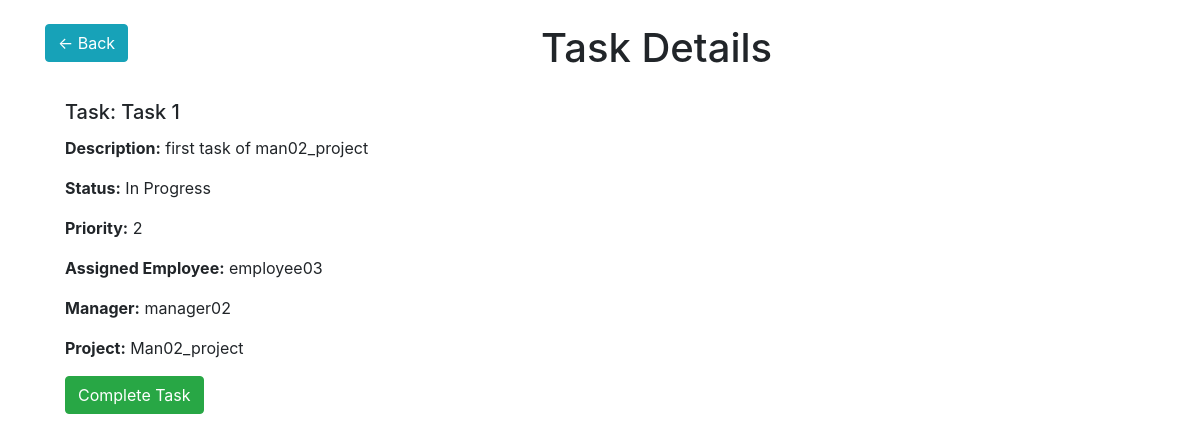
/employee/task/7/, run on the app's committed database.
### manager/models.py (models this page shows, shortened)
class Task(models.Model):
    STATUS_CHOICES = [
        ('Pending', 'Pending'),
        ('In Progress', 'In Progress'),
        ('Completed', 'Completed'),
    ]
    PRIORITY_CHOICES = [
        ('0', '0'),
        ('1', '1'),
        ('2', '2'),
        ('3', '3'),
        ('4', '4'),
    ]
    task_name = models.CharField(max_length=50,unique=True)
    task_desc = models.CharField(max_length=100)
    task_status = models.CharField(max_length=20, choices=STATUS_CHOICES, default='Pending')
    task_priority = models.CharField(max_length=20, choices=PRIORITY_CHOICES, default='2')
    employee = models.ForeignKey('accounts.CustomUser', on_delete=models.CASCADE, related_name='assigned_tasks',limit_choices_to={'is_manager': False})
    manager = models.ForeignKey('accounts.CustomUser', on_delete=models.CASCADE, related_name='managed_tasks', limit_choices_to={'is_manager': True})
    project = models.ForeignKey(Project, on_delete=models.CASCADE)

class Project(models.Model):
    STATUS_CHOICES = [
        ('In Progress', 'In Progress'),
        ('Completed', 'Completed'),
    ]
    id = models.AutoField(primary_key=True)
    name = models.CharField(max_length=255, unique=True)
    description = models.TextField()
    project_status = models.CharField(max_length=20, choices=STATUS_CHOICES, default='In Progress')
    manager = models.ForeignKey('accounts.CustomUser', on_delete=models.CASCADE, related_name='projects_created')
    document = models.FileField(upload_to=upload_location, null=True, blank=True)
    def __str__(self):
        return self.name

### accounts/models.py (models this page shows)
class CustomUser(AbstractUser):
    phone = models.CharField(max_length=10, blank=True, null=True)
    experience = models.DecimalField(max_digits=19, decimal_places=2, blank=True, null=True)
    is_manager = models.BooleanField()
    is_allocated=models.BooleanField(default=False)
    skills = models.JSONField(default=dict)
    project = models.ForeignKey('manager.Project', on_delete=models.SET_NULL, null=True, blank=True)

### employee/views.py (the view)
# urls.py: path('task/<int:task_id>/', task_details, name='task_detail'),
def task_details(request, task_id):
    task = get_object_or_404(Task, pk=task_id)
    return render(request, 'task_details.html', {'task': task})

### employee/templates/task_details.html (shortened to what this page needs)
<!DOCTYPE html>
<html lang="en">
<head>
  <link href="https://stackpath.bootstrapcdn.com/bootstrap/4.5.2/css/bootstrap.min.css" rel="stylesheet">
</head>
<body>
  <div class="container mt-4">
    <div class="row">
        <div class="col-auto">
            <a href="{% url "employee-home" %}" class="btn btn-info">&larr; Back</a>
        </div>
        <div class="col text-center">
            <h1>Task Details</h1>
        </div>
    </div>
        <div class="card-body">
            <h5 class="card-title">Task: {{ task.task_name }}</h5>
            <p class="card-text"><strong>Description:</strong> {{ task.task_desc }}</p>
            <p class="card-text"><strong>Status:</strong> {{ task.get_task_status_display }}</p>
            <p class="card-text"><strong>Priority:</strong> {{ task.get_task_priority_display }}</p>
            <p class="card-text"><strong>Assigned Employee:</strong> {{ task.employee }}</p>
            <p class="card-text"><strong>Manager:</strong> {{ task.manager }}</p>
            <p class="card-text"><strong>Project:</strong> {{ task.project }}</p>
            {% if task.task_status == 'Pending' %}
                <a href="#" class="btn btn-primary" onclick="showConfirmationModal('{% url 'start_task' task.id %}')">Start Task</a>
            {% elif task.task_status == 'In Progress' %}
                <a href="#" class="btn btn-success" onclick="showConfirmationModal('{% url 'complete_task' task.id %}')">Complete Task</a>
            {% endif %}
        </div>
    </div>
</body>
</html>

### data on the page
Task: task_name "Task 1", task_desc "first task of man02_project", task_status "In Progress", task_priority "2", employee "employee03", manager "manager02", project "Man02_project"
